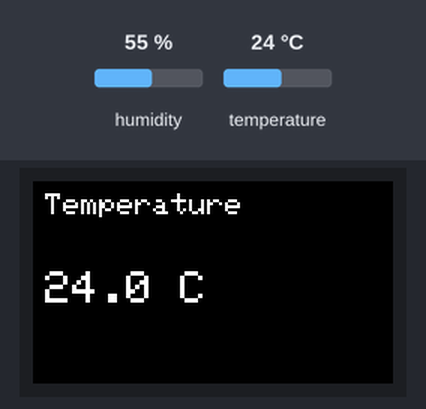
Recording of a sketch running on a simulated ESP32-S3. On the bench: 240×135 colour display. The test bench sets the inputs (shaded band); at power-on: temperature 24 °C, humidity 55 %.

Above: at 0.3 s.
1.4 s: temperature set to 12 °C
At 3.2 s:
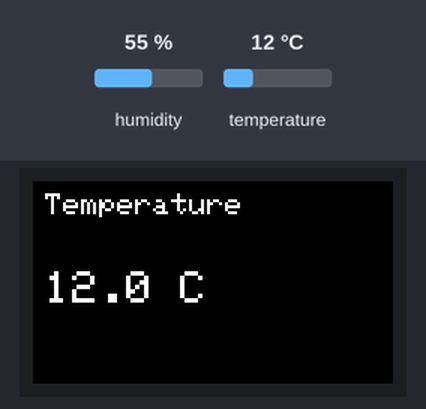
4.9 s: temperature set to 19 °C
At 6.5 s:
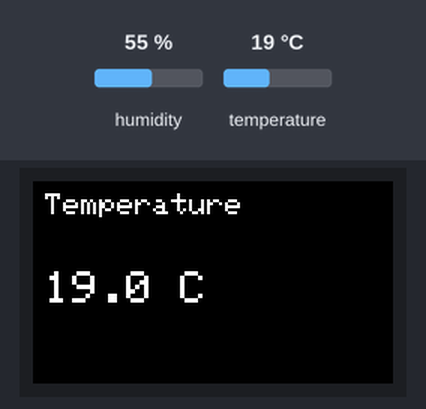
8.2 s: temperature set to 28 °C
At 9.9 s:
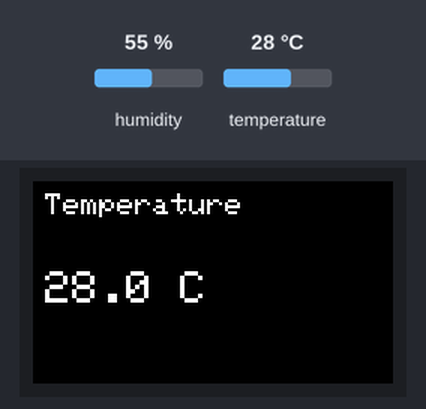
Timing chart, 0 to 11.4 s (numbered marks = the images above; inputs shaded):
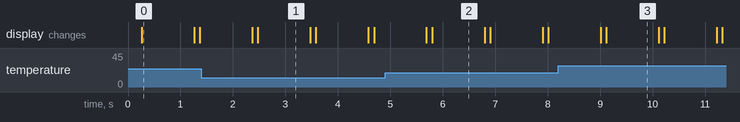

The sketch:

cardputer-adv-temperature.ino
```cpp
#include <M5Cardputer.h>
#include <Adafruit_SHT4x.h>
#include <Wire.h>

Adafruit_SHT4x sensor;

void setup() {
  auto config = M5.config();
  M5Cardputer.begin(config);

  auto& display = M5Cardputer.Display;
  display.setTextColor(TFT_WHITE, TFT_BLACK);
  display.setTextSize(2);
  display.setCursor(8, 8);
  display.println("Temperature");

  Wire.begin(2, 1); // Cardputer ADV Grove: SDA = GPIO 2, SCL = GPIO 1

  if (!sensor.begin(&Wire)) {
    display.println("ENV-IV not found");
    while (true) {
      delay(1000);
    }
  }
}

void loop() {
  sensors_event_t humidity, temperature;
  auto& display = M5Cardputer.Display;

  display.fillRect(0, 40, 240, 95, TFT_BLACK);
  display.setCursor(8, 60);

  if (sensor.getEvent(&humidity, &temperature)) {
    display.setTextSize(3);
    display.printf("%.1f C", temperature.temperature);
  } else {
    display.setTextSize(2);
    display.print("Read failed");
  }

  delay(1000);
}
```

Measured:
- after the input at 1.4 s, the display: first differs from a run without the input after 1.1 s (image 1)
- after the input at 4.9 s, the display: first differs from a run without the input after 0.90 s (image 2)
- after the input at 8.2 s, the display: first differs from a run without the input after 0.92 s (image 3)
- what the display in image 0 shows lasts 1.0 s, from 0.3 s to 1.3 s
